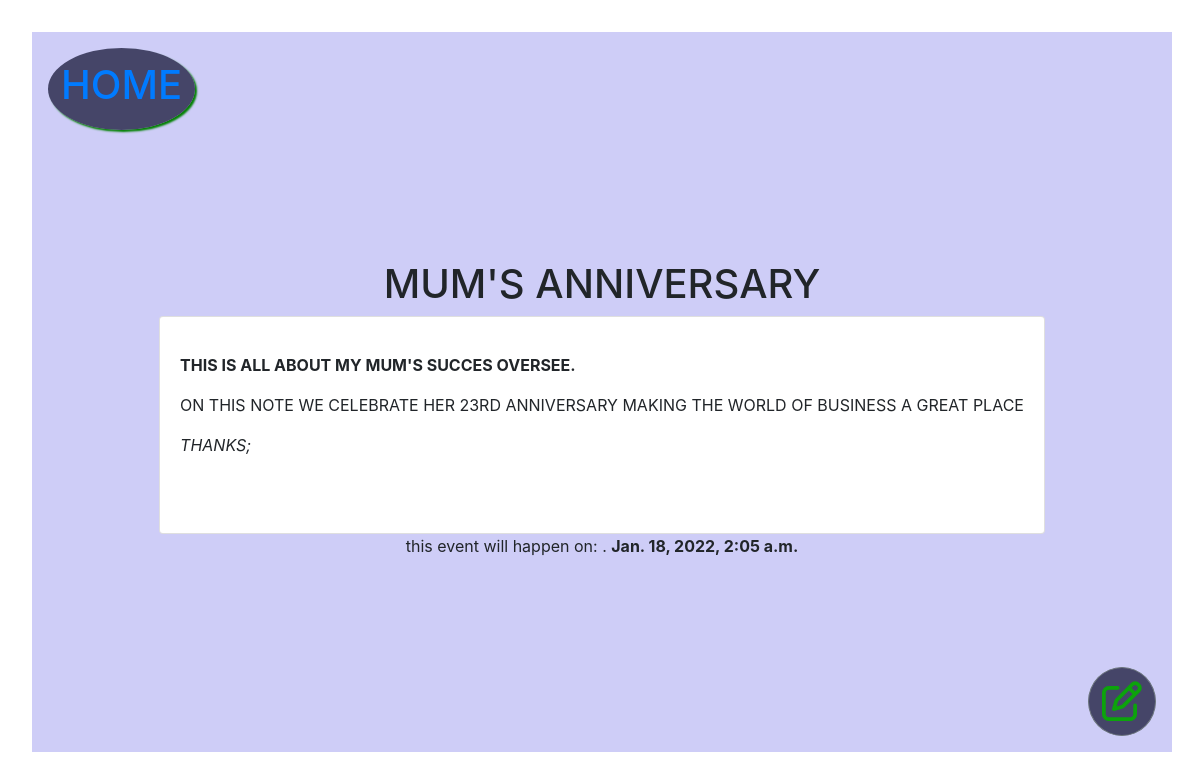
The app's page /todos/details/10 with its own data.
### blog/models.py (models this page shows, shortened)
class Todo(models.Model):
    title = models.CharField(max_length=200)
    body = models.TextField()
    created_at = models.DateTimeField(default=timezone.now, blank=True)
    execution_date= models.DateTimeField()
    class Meta:
    	ordering = ['-execution_date']

### blog/views.py (the view)
# urls.py: path('details/<int:id>', views.details, name='detail'),
def details(request, id):
    todo = get_object_or_404(Todo, pk=id)
    context = { 'todo':todo, }
    return render(request, 'details.html', context)

### blog/templates/details.html (shortened to what this page needs)
{% include 'base/header.html' %}
<div class="row">
    <div class="col-md">
        <h1>{{todo.title|upper}}</h1>
    </div>
</div>
<div class="row card">
    <div class="col-md card-body">
        <p id="body">{%autoescape off%}{{todo.body|linebreaks }}{% endautoescape %}</p>
    </div>
</div>
<div class="row">
    <div class="col-md datetime">
        <span>  this event will happen on:  .</span> <b> {{todo.execution_date}}    </b>
    </div>
</div>
<a class='todos-edit btn btn-outline-secondary add-button' href="{% url 'todos:update' todo.id %}">
    <i class="fa fa-edit" style="font-size: 2.5em;color: rgba(12,163,12,1);" aria-hidden="true"></i>
</a>
{% include 'base/footer.html' %}

### blog/static/blog/css/style.css (style rules this page uses)
.add-button { background-color: rgba(12,12,45,.7);position: absolute;bottom: 1em;right: 1em;border-radius: 50%;padding: 13px }

### records on screen
Todo: title "MUM'S ANNIVERSARY", body "THIS IS ALL ABOUT MY MUM'S SUCCES OVERSEE. ON THIS NOTE WE CELEBRATE HER 23RD ANNIVERSARY MAKING THE WORLD OF BUSINESS A GREAT PLACE THANKS;", execution_date "Jan. 18, 2022, 2:05 a.m."
